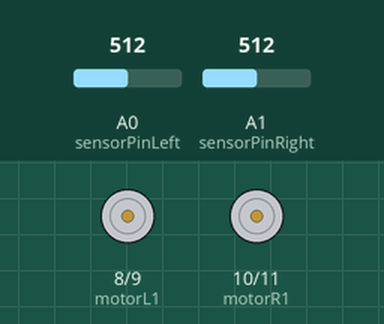
A sketch run on a simulated Arduino Uno, built with avr-gcc and run on an emulated ATmega328P. On the bench: motor-driver pin pairs drawn as motors (green arrow = first pin HIGH = forward, orange = second pin HIGH = backward, longer = more drive). The inputs (shaded band) are chosen by the test bench; at power-on: A0 (sensorPinLeft) = 512, A1 (sensorPinRight) = 512.

Above: at 1.2 s.
1.3 s: A0 (sensorPinLeft) set to 22
2.8 s: A0 (sensorPinLeft) set to 17
At 3.4 s:
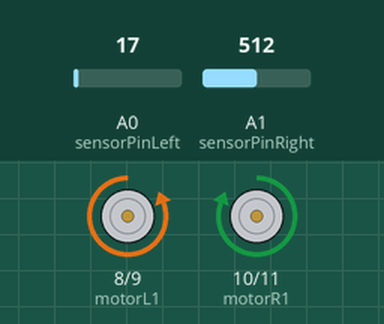
4.3 s: A1 (sensorPinRight) set to 10
At 4.6 s:
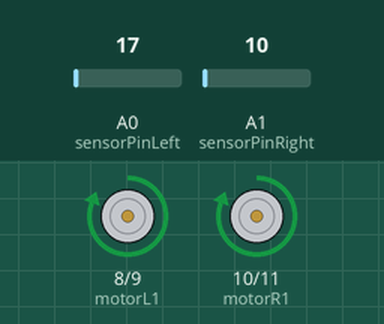
5.8 s: A0 (sensorPinLeft) set to 122
At 6.9 s:
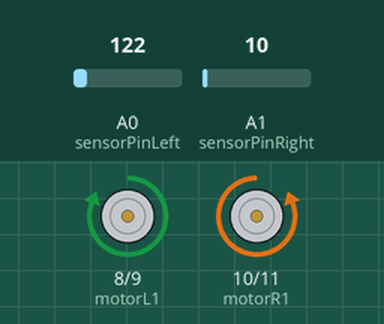
7.3 s: A0 (sensorPinLeft) set to 10
At 8.1 s:
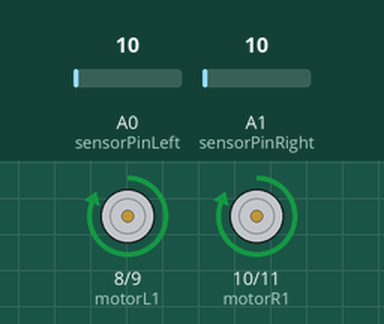
8.8 s: A0 (sensorPinLeft) set to 30
At 9.2 s:
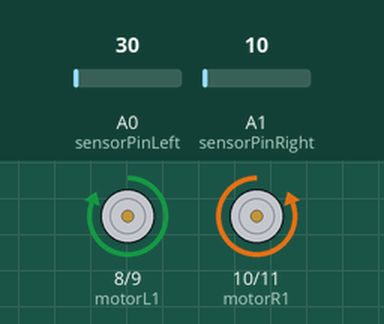
Timing chart, 0 to 11.3 s (numbered marks = the images above; inputs shaded):
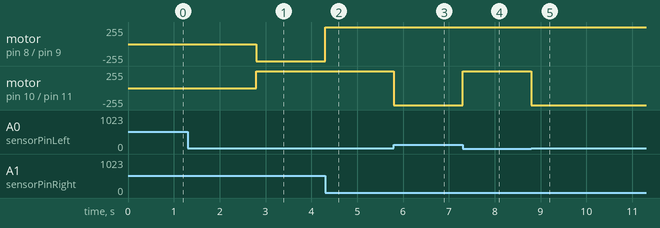

Measured:
- the behaviour switches between 20 and 19 on A0 (sensorPinLeft) (found by bisection; images 0 and 1)
- after the input at 1.3 s, every drawn part: stays the same
- after the input at 2.8 s, motor on pin 8 (motorL1) / pin 9 (motorL2): stopped → backward 255/255 at once; motor on pin 10 (motorR1) / pin 11 (motorR2): stopped → forward 255/255 at once
- after the input at 4.3 s, motor on pin 8 (motorL1) / pin 9 (motorL2): backward 255/255 → forward 255/255 at once
- after the input at 5.8 s, motor on pin 10 (motorR1) / pin 11 (motorR2): forward 255/255 → backward 255/255 at once
- after the input at 7.3 s, motor on pin 10 (motorR1) / pin 11 (motorR2): backward 255/255 → forward 255/255 at once
- after the input at 8.8 s, motor on pin 10 (motorR1) / pin 11 (motorR2): forward 255/255 → backward 255/255 at once

The sketch:

obstacleDetector.ino
```cpp
//variables to store pins to be interfaced with the Infrared proximity sensors
int sensorPinLeft = A0;
int sensorPinRight =A1;

//variables to store values read from analog sensors
int sensorValueLeft = 0;
int sensorValueRight = 0;


//pins to interface motor driver digital pins
int motorL1 = 8;
int motorL2 = 9;
int motorR1 = 10;
int motorR2 = 11;


void setup() {
  //declare motor pins as OUTPUT
  pinMode(motorL1, OUTPUT);
  pinMode(motorL2, OUTPUT);
  pinMode(motorR1, OUTPUT);
  pinMode(motorR2, OUTPUT);
}

void loop() {
   //store value of analog input from proximity sensors
   sensorValueLeft = analogRead(sensorPinLeft);
   sensorValueRight = analogRead(sensorPinRight);

   //check if left sensor is sensing anything, if it does then move bot to right
   if((sensorValueLeft > 20) && (sensorValueRight < 20)){
     digitalWrite(motorL1, HIGH);
     digitalWrite(motorL2, LOW);
     digitalWrite(motorR1, LOW);
     digitalWrite(motorR2, HIGH);
   }

   //check if right sensor is sensing anything, if it does then move bot to left
   else if((sensorValueLeft < 20) && (sensorValueRight > 20)){
     digitalWrite(motorL1, LOW);
     digitalWrite(motorL2, HIGH);
     digitalWrite(motorR1, HIGH);
     digitalWrite(motorR2, LOW);
   }

   //check if no obstacle is being sensed, then move forward
   else if((sensorValueLeft < 20) && (sensorValueRight < 20)){
     digitalWrite(motorL1, HIGH);
     digitalWrite(motorL2, LOW);
     digitalWrite(motorR1, HIGH);
     digitalWrite(motorR2, LOW);
   }
   else {
     digitalWrite(motorL1, LOW);
     digitalWrite(motorL2, LOW);
     digitalWrite(motorR1, LOW);
     digitalWrite(motorR2, LOW);
   }

}
```
